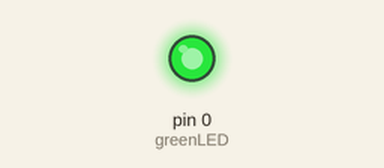
Simulated run of this sketch. Board: Arduino Uno, built with avr-gcc and run on an emulated ATmega328P. Parts: output pins drawn as LEDs (lit = HIGH).

Above: at 1.1 s.
At 6.1 s:
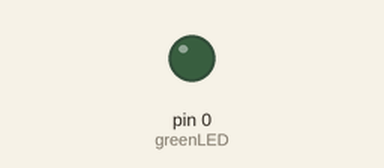
Timing chart, 0 to 9.4 s (numbered marks = the images above):
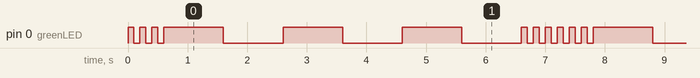

Measured:
- by itself, pin 0 (greenLED): repeats every 7.2 s: 2 × (LOW 0.10 s, HIGH 0.10 s), LOW 0.10 s, 3 × (HIGH 1.0 s, LOW 1.0 s), 3 × (HIGH 0.10 s, LOW 0.10 s), HIGH 0.10 s
- by itself, everything shown: repeats every 7.2 s, in 18 steps

The sketch:

delaySOS.ino
```cpp
/*  This code was written for the M.A.D.E. e-textiles
     curriculum by the Penn e-textiles team. M.A.D.E. 2018
     GPL V3 for non commercial use. M.A.D.E. 2018 CC- BY NC SA.

  ◇◇◇◇◇◇◇◇◇◇◇◇◇◇◇◇◇◇◇◇◇◇◇◇◇◇◇◇◇◇◇◇◇◇◇◇◇◇◇◇◇◇◇◇◇◇◇◇◇◇◇◇◇◇◇◇◇◇◇◇◇◇◇◇◇◇
  This program is an EXAMPLE used to teach using the delay
  function. The LED should be attached to Ground and pin #0 (RX #0)
  on the Circuit Playground. Obviously the pattern is wrong, so
  fix it so that it flashes SOS as described below. This code will
  compile as is, although it doesn't flash the LED correctly.
  ◇◇◇◇◇◇◇◇◇◇◇◇◇◇◇◇◇◇◇◇◇◇◇◇◇◇◇◇◇◇◇◇◇◇◇◇◇◇◇◇◇◇◇◇◇◇◇◇◇◇◇◇◇◇◇◇◇◇◇◇◇◇◇◇◇◇

  ADD STUDENT META HERE
  STUDENT NAME(S):
  Date Written:
  Description: With alligator clips attaching an LED to pin #0,
  flash the LED for the International Morse code distress signal,
  SOS =  . . .  __  __  __  . . .
*/


int greenLED = 0; //digital
int shortDelay = 100;
int longDelay = 1000;
void setup() {
pinMode(0, OUTPUT);
}

void loop() {

//short blinks . . .
 digitalWrite(greenLED, HIGH);
 delay(shortDelay);
 digitalWrite(greenLED, LOW);
 delay(shortDelay);
 digitalWrite(greenLED, HIGH);
 delay(shortDelay);
 digitalWrite(greenLED, LOW);
 delay(shortDelay);
 digitalWrite(greenLED, HIGH);
 delay(shortDelay);
 digitalWrite(greenLED, LOW);
 delay(shortDelay);

//long blinks  __  __  __
 digitalWrite(greenLED, HIGH);
 delay(longDelay);
 digitalWrite(greenLED, LOW);
 delay(longDelay);
 digitalWrite(greenLED, HIGH);
 delay(longDelay);
 digitalWrite(greenLED, LOW);
 delay(longDelay);
 digitalWrite(greenLED, HIGH);
 delay(longDelay);
 digitalWrite(greenLED, LOW);
 delay(longDelay);

//short blinks . . .
 digitalWrite(greenLED, HIGH);
 delay(shortDelay);
 digitalWrite(greenLED, LOW);
 delay(shortDelay);
 digitalWrite(greenLED, HIGH);
 delay(shortDelay);
 digitalWrite(greenLED, LOW);
 delay(shortDelay);
 digitalWrite(greenLED, HIGH);
 delay(shortDelay);
 digitalWrite(greenLED, LOW);
 delay(shortDelay);


}
```
